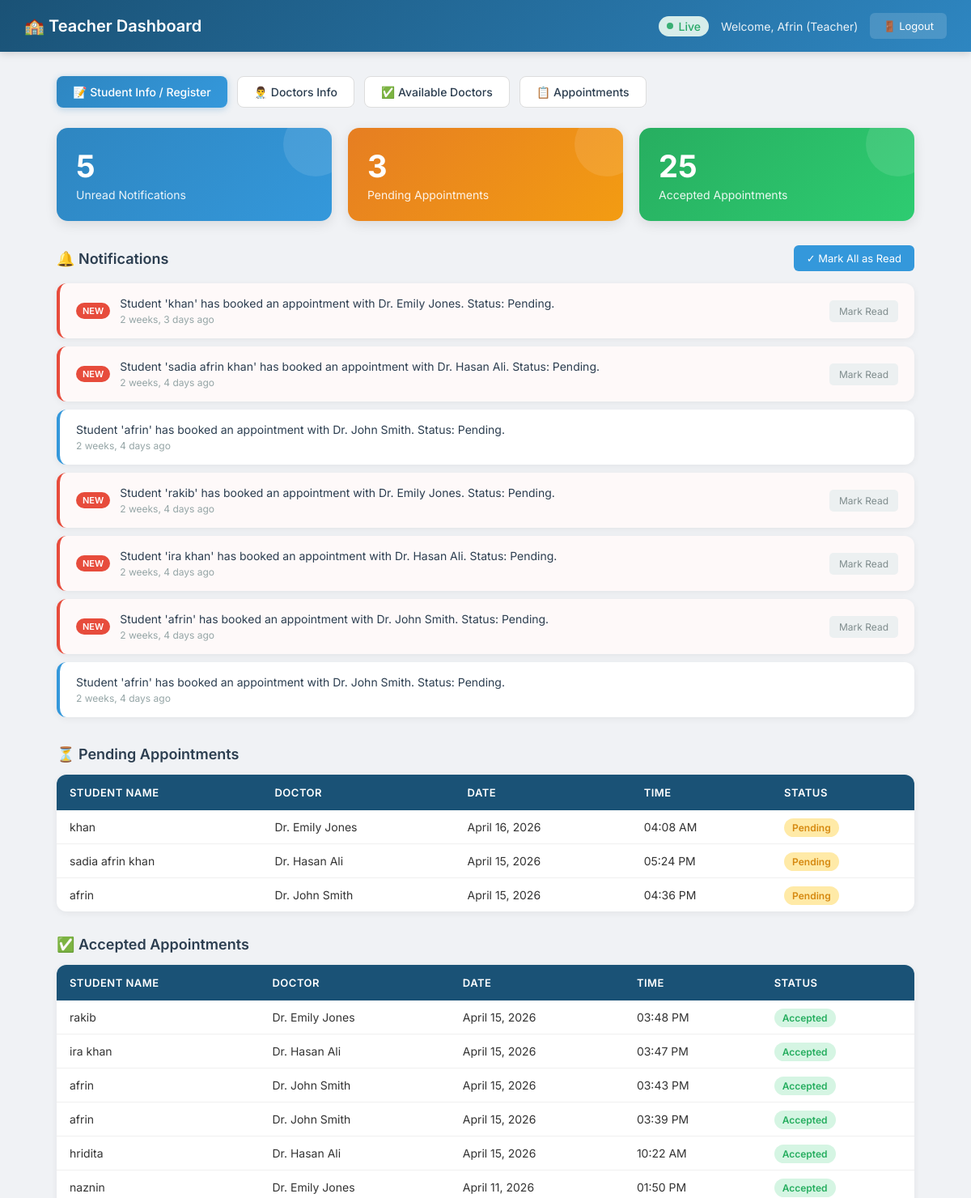
/teacher/ (signed in, upper part), run on an earlier commit of the app's database.
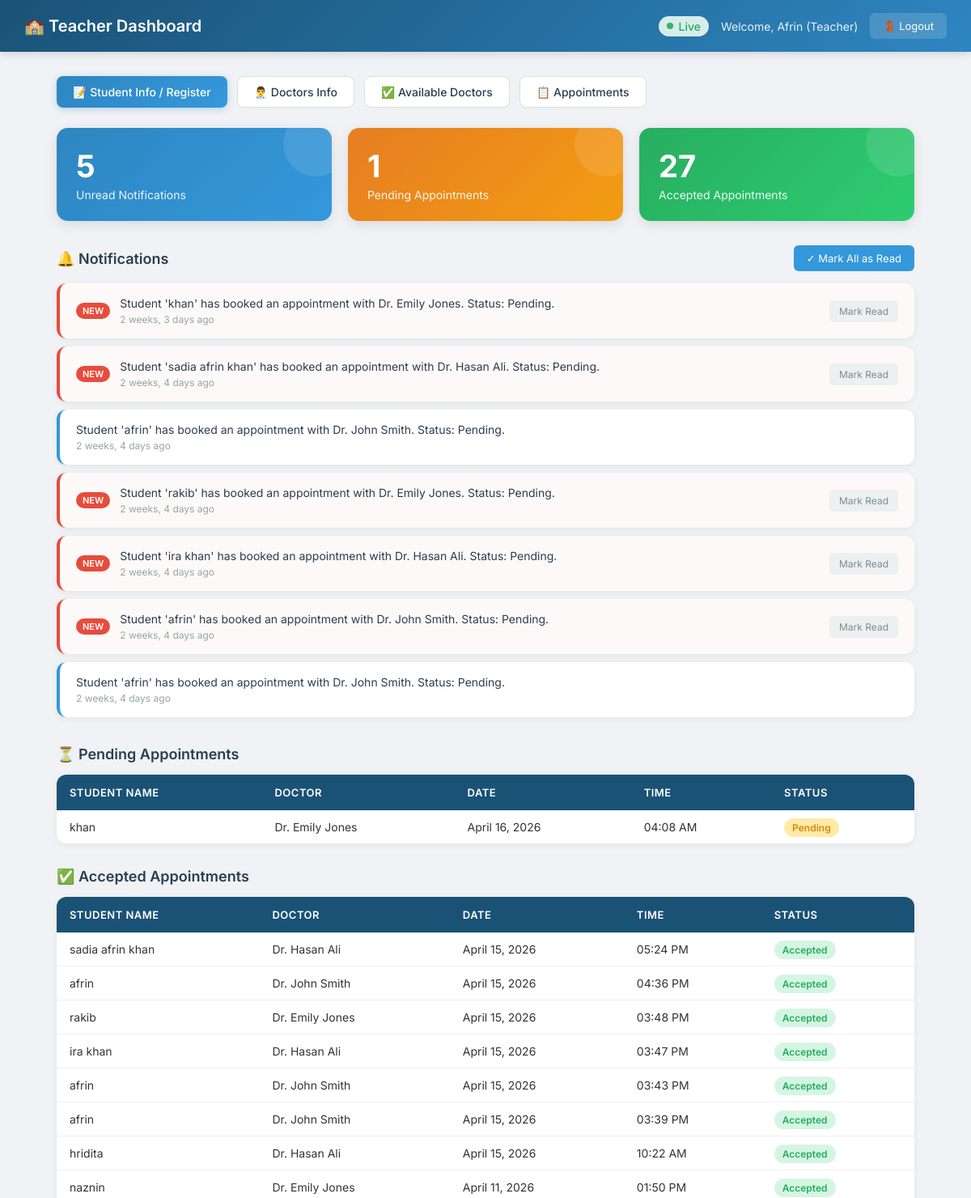
And on a later commit of the database.
### users/models.py (models this page shows, shortened)
class Notification(models.Model):
    user = models.ForeignKey(User, on_delete=models.CASCADE, related_name='notifications')
    message = models.TextField()
    is_read = models.BooleanField(default=False)
    created_at = models.DateTimeField(auto_now_add=True)

class Appointment(models.Model):
    STATUS_CHOICES = [
        ('pending', 'Pending'),
        ('accepted', 'Accepted'),
        ('completed', 'Completed'),
        ('cancelled', 'Cancelled')
    ]
    patient = models.ForeignKey(Patient, on_delete=models.CASCADE, related_name='appointments')
    doctor = models.ForeignKey(Doctor, on_delete=models.CASCADE, related_name='appointments')
    date = models.DateField()
    time = models.TimeField()
    status = models.CharField(max_length=20, choices=STATUS_CHOICES, default='pending')
    is_emergency = models.BooleanField(default=False)
    created_at = models.DateTimeField(auto_now_add=True)

class Patient(models.Model):
    user = models.OneToOneField(User, on_delete=models.CASCADE, related_name='patient_profile')
    age = models.PositiveIntegerField(null=True, blank=True)
    gender = models.CharField(max_length=10, choices=[('male', 'Male'), ('female', 'Female'), ('other', 'Other')], null=True, blank=True)
    phone = models.CharField(max_length=15, null=True, blank=True)
    address = models.TextField(null=True, blank=True)
    medical_history = models.TextField(null=True, blank=True)

class User(AbstractUser):
    ROLE_CHOICES = [
        ('admin', 'Admin'),
        ('doctor', 'Doctor'),
        ('patient', 'Patient'),
        ('accountant', 'Accountant'),
        ('teacher', 'Teacher'),
    ]
    role = models.CharField(max_length=20, choices=ROLE_CHOICES, default='patient')

class Doctor(models.Model):
    user = models.OneToOneField(User, on_delete=models.CASCADE, related_name='doctor_profile')
    specialization = models.CharField(max_length=100)

### users/views.py (the view)
# urls.py: path('teacher/', views.teacher_dashboard, name='teacher_dashboard'),
@login_required(login_url='login')
def teacher_dashboard(request):
    if request.user.role != 'teacher':
        messages.error(request, "Only teachers can access this page.")
        return redirect('dashboard')
    notifications = Notification.objects.filter(user=request.user).order_by('-created_at')
    unread_count = notifications.filter(is_read=False).count()
    pending_appointments = Appointment.objects.filter(status='pending').order_by('-date', '-time')
    accepted_appointments = Appointment.objects.filter(status='accepted').order_by('-date', '-time')
    context = {
        'notifications': notifications,
        'unread_count': unread_count,
        'pending_appointments': pending_appointments,
        'accepted_appointments': accepted_appointments,
    }
    return render(request, 'teacher_dashboard.html', context)

### users/templates/teacher_dashboard.html (shortened to what the changed rows need)
<!DOCTYPE html>
<html lang="en">
<head>
</head>
<body>
<div class="navbar">
    <h2>🏫 Teacher Dashboard</h2>
</div>
<div class="container">
    <div class="stats">
        <div class="stat-card orange">
            <div class="number">{{ pending_appointments|length }}</div>
            <div class="label">Pending Appointments</div>
        </div>
        <div class="stat-card green">
            <div class="number">{{ accepted_appointments|length }}</div>
            <div class="label">Accepted Appointments</div>
        </div>
    </div>
    <div class="notifications-list">
        {% for notif in notifications %}
        <div class="notif-card {% if not notif.is_read %}unread{% endif %}">
            <div style="display: flex; align-items: center; flex: 1;">
                {% if not notif.is_read %}
                <span class="unread-badge">NEW</span>
                {% endif %}
                <div class="notif-content">
                    <div class="notif-msg">{{ notif.message }}</div>
                    <div class="notif-time">{{ notif.created_at|timesince }} ago</div>
                </div>
            </div>
            {% if not notif.is_read %}
            <a href="{% url 'mark_notification_read' notif.id %}" class="read-btn">Mark Read</a>
            {% endif %}
        </div>
        {% empty %}
        <div class="notif-card">
            <div class="notif-content">
                <div class="notif-msg empty-msg">No notifications yet. You'll be notified when students book appointments.</div>
            </div>
        </div>
        {% endfor %}
    </div>
    <div class="table-section">
        <table>
            <tr>
                <th>Student Name</th>
                <th>Doctor</th>
                <th>Date</th>
                <th>Time</th>
                <th>Status</th>
            </tr>
            {% for appt in pending_appointments %}
            <tr>
                <td>{% if appt.patient.user.first_name %}{{ appt.patient.user.first_name }} {{ appt.patient.user.last_name }}{% else %}{{ appt.patient.user.username }}{% endif %}
                </td>
                <td>Dr. {{ appt.doctor.user.first_name }} {{ appt.doctor.user.last_name }}</td>
                <td>{{ appt.date }}</td>
                <td>{{ appt.time|time:"h:i A" }}</td>
                <td><span class="badge pending">Pending</span></td>
            </tr>
            {% empty %}
            <tr>
                <td colspan="5" class="empty-msg">No pending appointments at the moment.</td>
            </tr>
            {% endfor %}
        </table>
    </div>
    <div class="table-section">
        <table>
            <tr>
                <th>Student Name</th>
                <th>Doctor</th>
                <th>Date</th>
                <th>Time</th>
                <th>Status</th>
            </tr>
            {% for appt in accepted_appointments %}
            <tr>
                <td>{% if appt.patient.user.first_name %}{{ appt.patient.user.first_name }} {{ appt.patient.user.last_name }}{% else %}{{ appt.patient.user.username }}{% endif %}</td>
                <td>Dr. {{ appt.doctor.user.first_name }} {{ appt.doctor.user.last_name }}</td>
                <td>{{ appt.date }}</td>
                <td>{{ appt.time|time:"h:i A" }}</td>
                <td><span class="badge accepted">Accepted</span></td>
            </tr>
            {% empty %}
            <tr>
                <td colspan="5" class="empty-msg">No accepted appointments yet.</td>
            </tr>
            {% endfor %}
        </table>
    </div>
</div>
</body>
</html>

What changed in the data, as far as the page shows it:
changed Appointment "05:24 PM": moves from the list under "⏳ Pending Appointments" to the list under "✅ Accepted Appointments"
changed Appointment "04:36 PM": moves from the list under "⏳ Pending Appointments" to the list under "✅ Accepted Appointments"
Also different on the page:
{{ pending_appointments|length }}: "3" → "1"
{{ accepted_appointments|length }}: "25" → "27"
